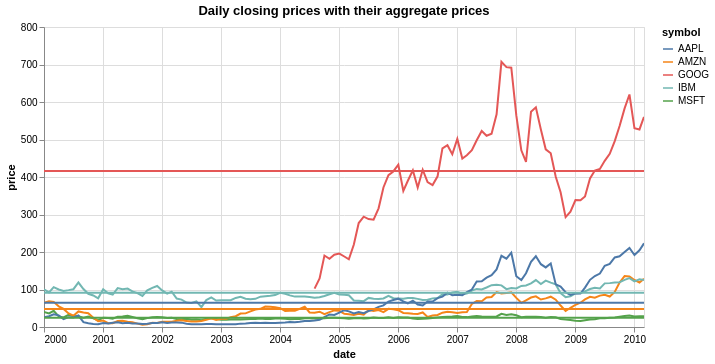

Describe this chart as a Vega-Lite specification.
### Vega-Lite specification from a JSON file in a GitHub repository (floating-point values rounded to 4 significant figures; data arrays with more than 128 entries replaced by an {"elided": "..."} marker saying what was removed)
{"config": {"view": {"height": 300, "width": 400}}, "layer": [{"encoding": {"y": {"title": "price", "field": "properties.price", "type": "quantitative"}, "x": {"title": "date", "field": "properties.date", "type": "temporal"}, "color": {"title": "symbol", "field": "properties.symbol", "type": "nominal"}}, "data": {"values": {"features": {"elided": "560 records"}, "type": "FeatureCollection"}, "format": {"type": "json", "property": "features"}}, "selection": {"selector009": {"encodings": ["x"], "type": "interval", "bind": "scales"}}, "width": 600, "title": "Daily closing prices with their aggregate prices", "mark": "line"}, {"encoding": {"y": {"field": "properties.price", "title": "price", "aggregate": "average", "type": "quantitative"}, "color": {"title": "symbol", "field": "properties.symbol", "type": "nominal"}, "size": {"value": 2}}, "data": {"values": {"features": {"elided": "560 records"}, "type": "FeatureCollection"}, "format": {"type": "json", "property": "features"}}, "mark": "rule"}], "$schema": "https://vega.github.io/schema/vega-lite/v2.4.1.json"}
